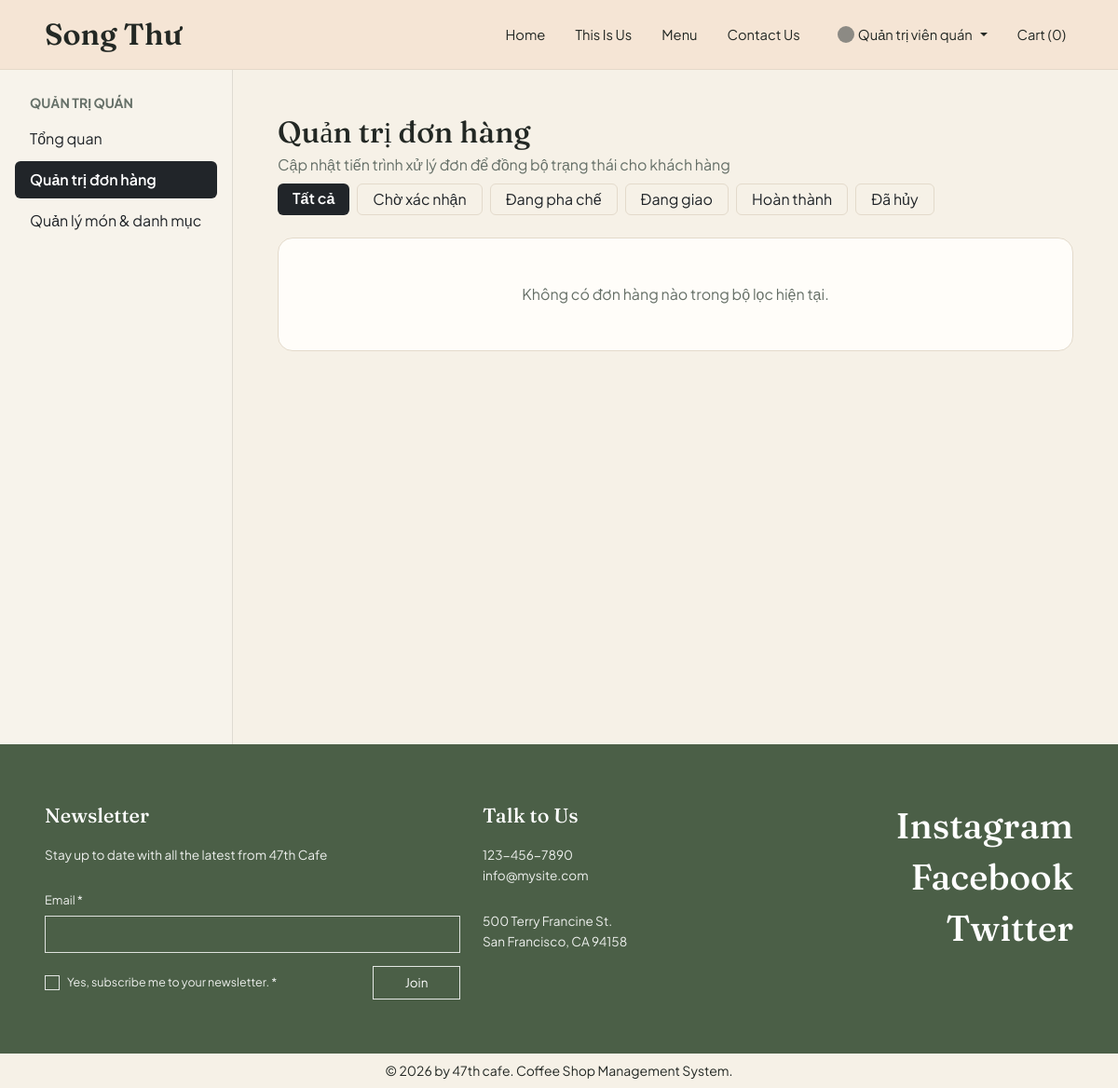
Page /?c=admin&a=index (signed in) on the earlier database version.
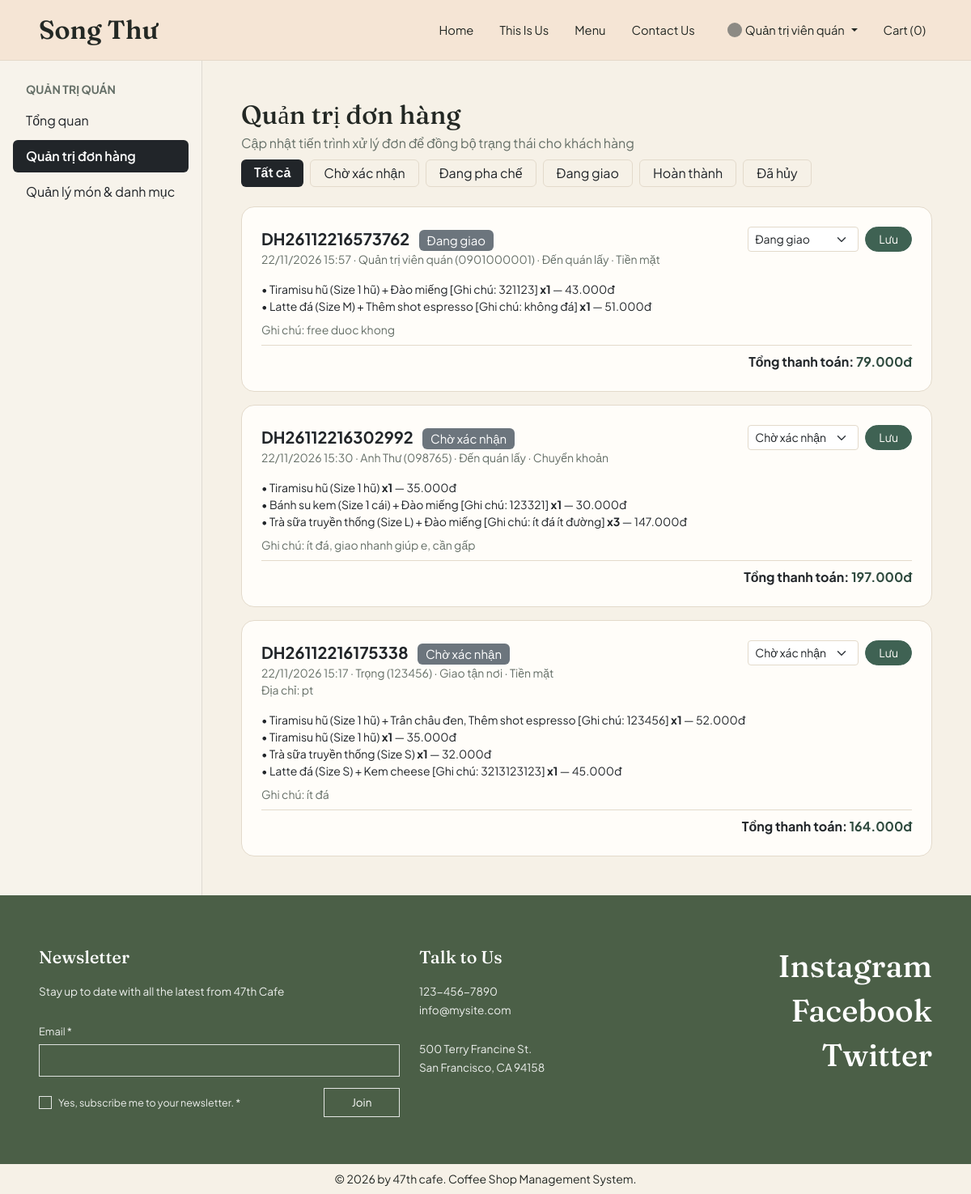
Same page on the later database version.
### tables this page shows
CREATE TABLE `don_hang` (
  `id` int(10) UNSIGNED NOT NULL,
  `ma_don_hang` varchar(30) NOT NULL,
  `nguoi_dung_id` int(10) UNSIGNED DEFAULT NULL,
  `ma_giam_gia_id` int(10) UNSIGNED DEFAULT NULL,
  `ten_nguoi_nhan` varchar(100) NOT NULL,
  `sdt_nguoi_nhan` varchar(20) NOT NULL,
  `hinh_thuc_nhan` enum('giao_tan_noi','den_quan_lay') NOT NULL DEFAULT 'giao_tan_noi',
  `dia_chi_giao` text DEFAULT NULL,
  `phuong_thuc_thanh_toan` enum('tien_mat','chuyen_khoan') NOT NULL DEFAULT 'tien_mat',
  `tam_tinh` decimal(12,2) NOT NULL DEFAULT 0.00,
  `tien_giam` decimal(12,2) NOT NULL DEFAULT 0.00,
  `tong_thanh_toan` decimal(12,2) NOT NULL DEFAULT 0.00,
  `trang_thai_don` enum('cho_xac_nhan','dang_pha_che','dang_giao','hoan_thanh','da_huy') NOT NULL DEFAULT 'cho_xac_nhan',
  `da_tru_kho` tinyint(1) NOT NULL DEFAULT 0,
  `ghi_chu` text DEFAULT NULL,
  `ngay_tao` timestamp NOT NULL DEFAULT current_timestamp()
);

CREATE TABLE `chi_tiet_don_hang` (
  `id` int(10) UNSIGNED NOT NULL,
  `don_hang_id` int(10) UNSIGNED NOT NULL,
  `san_pham_id` int(10) UNSIGNED NOT NULL,
  `bien_the_id` int(10) UNSIGNED DEFAULT NULL,
  `ten_san_pham` varchar(150) NOT NULL,
  `ten_size` varchar(30) DEFAULT NULL,
  `don_gia` decimal(10,2) NOT NULL DEFAULT 0.00,
  `so_luong` int(10) UNSIGNED NOT NULL DEFAULT 1,
  `thanh_tien` decimal(12,2) NOT NULL DEFAULT 0.00
);

### controllers/AdminController.php (called while the page is built, shortened)
<?php
function adminIndex(): void
{
    $statusFilter = (string) ($_GET['status'] ?? 'all');
    $allowedStatuses = ['cho_xac_nhan', 'dang_pha_che', 'dang_giao', 'hoan_thanh', 'da_huy'];
    $pdo = db_connect();
    $sql = "SELECT id, ma_don_hang, nguoi_dung_id, ten_nguoi_nhan, sdt_nguoi_nhan,
                   hinh_thuc_nhan, dia_chi_giao, phuong_thuc_thanh_toan,
                   tam_tinh, tien_giam, tong_thanh_toan, trang_thai_don,
                   ghi_chu, ngay_tao
            FROM don_hang";
    $params = [];
    if ($statusFilter !== 'all' && in_array($statusFilter, $allowedStatuses, true)) {
        $sql .= " WHERE trang_thai_don = :status";
        $params[':status'] = $statusFilter;
    } else {
        $statusFilter = 'all';
    }
    $sql .= " ORDER BY ngay_tao DESC, id DESC";
    $stmt = $pdo->prepare($sql);
    $stmt->execute($params);
    $orders = $stmt->fetchAll();
    $itemsByOrder = [];
    if (!empty($orders)) {
        $orderIds = array_map(static fn($row) => (int) $row['id'], $orders);
        $placeholders = implode(',', array_fill(0, count($orderIds), '?'));
        $stmtItems = $pdo->prepare(
            "SELECT don_hang_id, ten_san_pham, ten_size, don_gia, so_luong, thanh_tien
             FROM chi_tiet_don_hang
             WHERE don_hang_id IN ($placeholders)
             ORDER BY id ASC"
        );
        $stmtItems->execute($orderIds);
        foreach ($stmtItems->fetchAll() as $item) {
            $itemsByOrder[(int) $item['don_hang_id']][] = $item;
        }
    }
    render('admin/index', [
        'pageTitle' => 'Quản trị đơn hàng - 47th cafe',
        'orders' => $orders,
        'itemsByOrder' => $itemsByOrder,
        'statusFilter' => $statusFilter,
        'flashSuccess' => $_SESSION['admin_success'] ?? '',
        'flashError' => $_SESSION['admin_error'] ?? '',
    ]);
}

### index.php (called while the page is built, shortened)
<?php
require_once __DIR__ . '/core/view.php';
$controller = $_GET['c'] ?? 'home';
$action = $_GET['a'] ?? 'index';
$controllerSlug = preg_replace('/[^a-zA-Z0-9_]/', '', strtolower($controller));
$actionSlug = preg_replace('/[^a-zA-Z0-9_]/', '', $action);
$handlerFunc = $controllerSlug . ucfirst($actionSlug);
$handlerFunc();

### views/admin/index.php (the view, shortened to what the rows shown need)
<?php
$statusLabels = [
    'cho_xac_nhan' => 'Chờ xác nhận',
    'dang_pha_che' => 'Đang pha chế',
    'dang_giao'    => 'Đang giao',
    'hoan_thanh'   => 'Hoàn thành',
    'da_huy'       => 'Đã hủy',
];
?>
<div class="g-4 align-items-start">
    <div>
        <div class="d-flex flex-wrap justify-content-between align-items-end gap-2 mb-4">
            <div>
                <h1 class="h2 mb-1">Quản trị đơn hàng</h1>
            </div>
        </div>
        <?php if (empty($orders)): ?>
            <div class="card card-coffee p-5 text-center">
                <p class="text-coffee-muted mb-0">Không có đơn hàng nào trong bộ lọc hiện tại.</p>
            </div>
        <?php else: ?>
            <div class="vstack gap-3">
                <?php foreach ($orders as $order): ?>
                    <?php
                    $oid = (int) $order['id'];
                    $items = $itemsByOrder[$oid] ?? [];
                    $curStatus = (string) ($order['trang_thai_don'] ?? 'cho_xac_nhan');
                    ?>
                    <div class="card card-coffee p-4">
                        <div class="d-flex flex-wrap justify-content-between align-items-start gap-3 mb-3">
                            <div>
                                <div class="fw-bold fs-5">
                                    <?= htmlspecialchars((string) $order['ma_don_hang']) ?>
                                    <span class="badge bg-secondary ms-2 small fw-normal">
                                        <?= htmlspecialchars($statusLabels[$curStatus] ?? $curStatus) ?>
                                    </span>
                                </div>
                                <div class="small text-coffee-muted">
                                    <?= date('d/m/Y H:i', strtotime((string) $order['ngay_tao'])) ?>
                                    · <?= htmlspecialchars((string) $order['ten_nguoi_nhan']) ?> (<?= htmlspecialchars((string) $order['sdt_nguoi_nhan']) ?>)
                                    · <?= $order['hinh_thuc_nhan'] === 'den_quan_lay' ? 'Đến quán lấy' : 'Giao tận nơi' ?>
                                    · <?= $order['phuong_thuc_thanh_toan'] === 'chuyen_khoan' ? 'Chuyển khoản' : 'Tiền mặt' ?>
                                </div>
                                <?php if ($order['hinh_thuc_nhan'] === 'giao_tan_noi' && !empty($order['dia_chi_giao'])): ?>
                                    <div class="small text-coffee-muted">Địa chỉ: <?= htmlspecialchars((string) $order['dia_chi_giao']) ?></div>
                                <?php endif; ?>
                            </div>
                            <form method="POST" action="<?= BASE_URL ?>/?c=admin&a=updateStatus" class="d-flex align-items-center gap-2">
                                <select name="trang_thai_don" class="form-select form-select-sm border-coffee-soft" style="width: auto;">
                                    <?php foreach ($statusLabels as $stKey => $stLabel): ?>
                                        <option value="<?= $stKey ?>" <?= $curStatus === $stKey ? 'selected' : '' ?>>
                                            <?= htmlspecialchars($stLabel) ?>
                                        </option>
                                    <?php endforeach; ?>
                                </select>
                                <button type="submit" class="btn btn-sm btn-moss rounded-pill px-3">Lưu</button>
                            </form>
                        </div>
                        <ul class="list-unstyled small mb-2">
                            <?php foreach ($items as $it): ?>
                                <li>
                                    • <?= htmlspecialchars((string) $it['ten_san_pham']) ?>
                                    <strong>x<?= (int) $it['so_luong'] ?></strong>
                                    — <?= format_vnd((float) $it['thanh_tien']) ?>
                                </li>
                            <?php endforeach; ?>
                        </ul>
                        <?php if (!empty($order['ghi_chu'])): ?>
                            <div class="small text-coffee-muted mb-2">Ghi chú: <?= htmlspecialchars((string) $order['ghi_chu']) ?></div>
                        <?php endif; ?>
                        <div class="text-end fw-bold pt-2 border-top border-coffee-soft">
                            Tổng thanh toán: <span class="price-moss"><?= format_vnd((float) $order['tong_thanh_toan']) ?></span>
                        </div>
                    </div>
                <?php endforeach; ?>
            </div>
        <?php endif; ?>
    </div>
</div>

Differences in the rows shown:
added don_hang: ma_don_hang "DH26112216573762", trang_thai_don "Đang giao", ngay_tao "22/11/2026 15:57", ten_nguoi_nhan "Quản trị viên quán", sdt_nguoi_nhan "0901000001", hinh_thuc_nhan "Đến quán lấy", phuong_thuc_thanh_toan "Tiền mặt", ghi_chu "free duoc khong", tong_thanh_toan "79.000đ"
added chi_tiet_don_hang: ten_san_pham "Tiramisu hũ (Size 1 hũ) + Đào miếng [Ghi chú: 321123]", so_luong "1", thanh_tien "43.000đ", shown under "DH26112216573762"
added chi_tiet_don_hang: ten_san_pham "Latte đá (Size M) + Thêm shot espresso [Ghi chú: không đá]", so_luong "1", thanh_tien "51.000đ", shown under "DH26112216573762"
added don_hang: ma_don_hang "DH26112216302992", trang_thai_don "Chờ xác nhận", ngay_tao "22/11/2026 15:30", ten_nguoi_nhan "Anh Thư", sdt_nguoi_nhan "098765", hinh_thuc_nhan "Đến quán lấy", phuong_thuc_thanh_toan "Chuyển khoản", ghi_chu "ít đá, giao nhanh giúp e, cần gấp", tong_thanh_toan "197.000đ"
added chi_tiet_don_hang: ten_san_pham "Tiramisu hũ (Size 1 hũ)", so_luong "1", thanh_tien "35.000đ", shown under "DH26112216302992"
added chi_tiet_don_hang: ten_san_pham "Bánh su kem (Size 1 cái) + Đào miếng [Ghi chú: 123321]", so_luong "1", thanh_tien "30.000đ", shown under "DH26112216302992"
added chi_tiet_don_hang: ten_san_pham "Trà sữa truyền thống (Size L) + Đào miếng [Ghi chú: ít đá ít đường]", so_luong "3", thanh_tien "147.000đ", shown under "DH26112216302992"
added don_hang: ma_don_hang "DH26112216175338", trang_thai_don "Chờ xác nhận", ngay_tao "22/11/2026 15:17", ten_nguoi_nhan "Trọng", sdt_nguoi_nhan "123456", hinh_thuc_nhan "Giao tận nơi", phuong_thuc_thanh_toan "Tiền mặt", dia_chi_giao "pt", ghi_chu "ít đá", tong_thanh_toan "164.000đ"
added chi_tiet_don_hang: ten_san_pham "Tiramisu hũ (Size 1 hũ) + Trân châu đen, Thêm shot espresso [Ghi chú: 123456]", so_luong "1", thanh_tien "52.000đ", shown under "DH26112216175338"
added chi_tiet_don_hang: ten_san_pham "Tiramisu hũ (Size 1 hũ)", so_luong "1", thanh_tien "35.000đ", shown under "DH26112216175338"
added chi_tiet_don_hang: ten_san_pham "Trà sữa truyền thống (Size S)", so_luong "1", thanh_tien "32.000đ", shown under "DH26112216175338"
added chi_tiet_don_hang: ten_san_pham "Latte đá (Size S) + Kem cheese [Ghi chú: 3213123123]", so_luong "1", thanh_tien "45.000đ", shown under "DH26112216175338"
Other differences:
text no longer shown: "Không có đơn hàng nào trong bộ lọc hiện tại."
